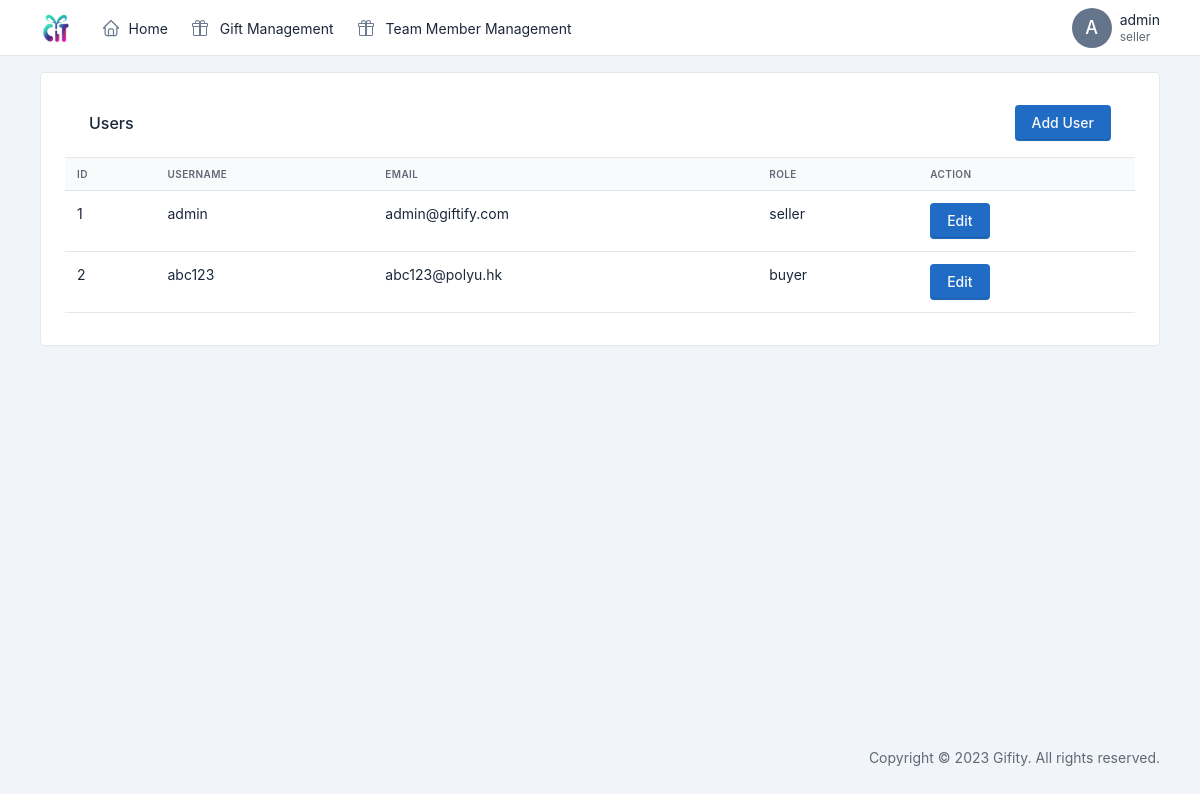
Page /team-member.php (signed in) on the committed database.
### tables this page shows
CREATE TABLE `users` (
  `id` int(11) NOT NULL,
  `username` varchar(255) NOT NULL,
  `email` varchar(255) NOT NULL,
  `password` varchar(255) NOT NULL,
  `icon_url` varchar(255) DEFAULT NULL,
  `role` enum('seller','buyer') NOT NULL
);

### classes/user.class.php (called while the page is built, shortened)
<?php
class User
{
    private $conn;
    public function __construct($conn)
    {
        $this->conn = $conn;
    }
    public function getAllUsers()
    {
        $sql = "SELECT id, username, email, role FROM users";
        $stmt = $this->conn->prepare($sql);
        $stmt->execute();
        $result = $stmt->get_result();
        $users = $result->fetch_all(MYSQLI_ASSOC);
        return $users;
    }
}
?>

### public/team-member.php (the view, shortened to what this page needs)
<?php
include_once('../includes/header.inc.php');
include_once('../includes/navbar.inc.php');
require_once('../classes/user.class.php');
$user = new User($conn);
$users = $user->getAllUsers();
?>
<div class="container-xl mt-3">
    <div class="card">
        <div class="card-body">
            <div class="card-header d-flex justify-content-between">
                <h1 class="card-title">Users</h1>
                <a href="register.php" class="btn btn-primary add-user-btn">Add User</a>
            </div>
            <div class="row row-cards">
                <div class="col-12">
                    <table class="table">
                        <thead>
                            <tr>
                                <th>ID</th>
                                <th>Username</th>
                                <th>Email</th>
                                <th>Role</th>
                                <th>Action</th>
                            </tr>
                        </thead>
                        <tbody>
                            <?php if (count($users) > 0): ?>
                                <?php foreach ($users as $user): ?>
                                    <tr>
                                        <td>
                                            <?= $user['id'] ?>
                                        </td>
                                        <td>
                                            <?= $user['username'] ?>
                                        </td>
                                        <td>
                                            <?= $user['email'] ?>
                                        </td>
                                        <td>
                                            <?= $user['role'] ?>
                                        </td>
                                        <td>
                                            <a class="btn btn-primary" href="edit-user.php?userid=<?= $user['id'] ?>">Edit</a>
                                        </td>
                                    </tr>
                                <?php endforeach; ?>
                            <?php else: ?>
                                <tr>
                                    <td colspan="5">No users found.</td>
                                </tr>
                            <?php endif; ?>
                        </tbody>
                    </table>
                </div>
            </div>
        </div>
    </div>
</div>
<?php
include_once('../includes/page-wrapper-end.inc.php');
include_once('../includes/footer.inc.php');
?>

### public/team-member.php (style rules this page uses)
.card-header { display: flex; justify-content: space-between; align-items: center; }

### rows in the picture
users: id "1", username "admin", email "admin@giftify.com", role "seller"
users: id "2", username "abc123", email "abc123@polyu.hk", role "buyer"

### other values in the picture
$fistChar "A"
$_SESSION['user_name'] "admin"
$_SESSION['role'] "seller"
